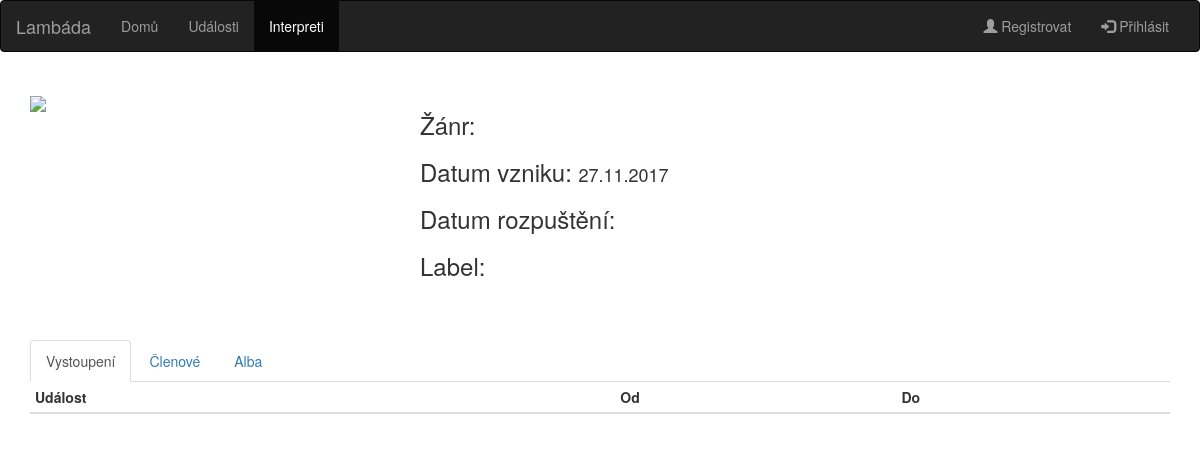
The page /kapela.php?jmeno=Metal Bros on the database as committed earlier.
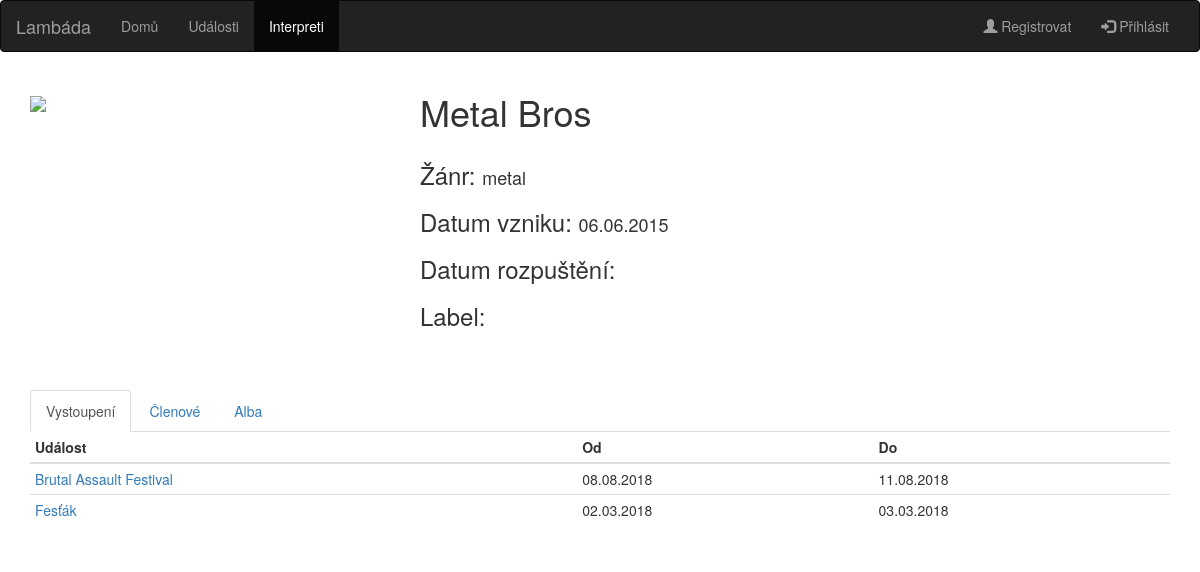
The same page on the database as committed later.
### tables this page shows
CREATE TABLE interpret (
  jmeno VARCHAR(50), 
  zanr VARCHAR(20),
  dat_vzniku DATE,
  dat_rozpusteni DATE,
  label VARCHAR(20)
);

CREATE TABLE interpret_udalost (
  interpret VARCHAR(50),
  udalost VARCHAR(50),
  dat_zac DATE,
  jako VARCHAR(10),
  od DATE,
  do DATE 
);

### kapela.php (the view, shortened to what this page needs)
<!DOCTYPE html>
<html>
	<head>
		<link rel="stylesheet" href="https://maxcdn.bootstrapcdn.com/bootstrap/3.3.7/css/bootstrap.min.css">
		<link rel="stylesheet" href="style.css">
	</head>
	<body>
		<?php include 'database.php'; ?>
		<nav class="navbar navbar-inverse">
			<div class="container-fluid">
				<div class="navbar-header">
					<a class="navbar-brand" href="index.php">Lambáda</a>
				</div>
				<div class="collapse navbar-collapse" id="myNavbar">
					<ul class="nav navbar-nav">
						<li><a href="index.php">Domů</a></li>
						<li><a href="udalosti.php">Události</a></li>
						<li class="active"><a href="interpreti.php">Interpreti</a></li>
					</ul>
					<ul class="nav navbar-nav navbar-right <?php if (isset($_SESSION['uzivatel'])) echo hidden?>">
						<li><a href="registration.php"><span class="glyphicon glyphicon-user"></span> Registrovat</a></li>
						<li><a href="#" id="loginPopover" data-toggle="popover" title="Přihlášení" data-placement="bottom" data-html="true" data-content='<?=$loginForm?>'><span class="glyphicon glyphicon-log-in"></span> Přihlásit</a></li>
					</ul>
				</div>
			</div>
		</nav>
		<?php
			$sql = "SELECT * FROM interpret WHERE jmeno = '".$_GET["jmeno"]."'";
			$result = $conn->query($sql);
			$row = $result->fetch_assoc();
			$majitel = $row['jmeno'];
		?>
		<div class='container'>
			<div class='row'>
				<div class='col-12 col-md-4'>
					<br>
					<img src='images/band.png' class='profile_pic' class='img-responsive'>
					<br>
				</div>
				<div class='col-12 col-md-6'>
					<h1> <?echo $row["jmeno"]?> </h1>
					<br>
					<?if (!isset($_SESSION['admin'])){
						$sourceVznik = $row["dat_vzniku"];
						$dateVznik = new DateTime($sourceVznik);
					?>
						<h3>Žánr: </h3><h4><?echo $row["zanr"]?></h4>
						<br><br>
						<h3>Datum vzniku: </h3><h4><?echo $dateVznik->format('d.m.Y')?></h4>
						<br><br>
						<h3>Datum rozpuštění: </h3><h4><?echo $row["dat_rozpusteni"]?></h4>
						<br><br>
						<h3>Label: </h3><h4><?echo $row["label"]?></h4>
						<br><br><br>
					<? } ?>
				</div>
			</div>
		</div>
		<br>
		<div class="container">
			<ul class="nav nav-tabs">
				<li class="active"><a data-toggle="tab" href="#vystoupeni">Vystoupení</a></li>
				<li><a data-toggle="tab" href="#clenove">Členové</a></li>
				<li><a data-toggle="tab" href="#alba">Alba</a></li>
			</ul>
		 	<div class="tab-content">
				<div id="vystoupeni" class="tab-pane fade in active">
					<table class='table table-hover table-condensed'>
						<thead>
							<tr>
								<th>Událost</th>
								<th>Od</th>
								<th>Do</th>
							</tr>
						</thead>
						<?php
							$sql = "SELECT * FROM interpret_udalost WHERE interpret='".$majitel."' ORDER BY 'od'";
							$result = $conn->query($sql);
							if ($result->num_rows > 0) {
						?>
						<tbody>
							<?while($row = $result->fetch_assoc()) {
								$sourceOd = $row["od"];
								$dateOd = new DateTime($sourceOd);
								$sourceDo = $row["do"];
								$dateDo = new DateTime($sourceDo);
							?>
							<tr>
								<td><a href='udalost.php?u=<?echo $row["udalost"]?>'><?echo $row["udalost"]?></a></td>
								<td><?echo $dateOd->format('d.m.Y')?></td>
								<td><?echo $dateDo->format('d.m.Y')?></td>
							</tr>
							<?}?>
						<?}?>
						</tbody>
					</table>
				</div>
			</div>
		</div>
	</body>
</html>

Rows that differ between the two databases and show on the page:
added interpret: jmeno "Metal Bros", zanr "metal", dat_vzniku "06.06.2015"
added interpret_udalost: udalost "Brutal Assault Festival", od "08.08.2018", do "11.08.2018"
added interpret_udalost: udalost "Fesťák", od "02.03.2018", do "03.03.2018"
Other text that changed with them:
$dateVznik->format('d.m.Y'): "27.11.2017" → (not shown)
